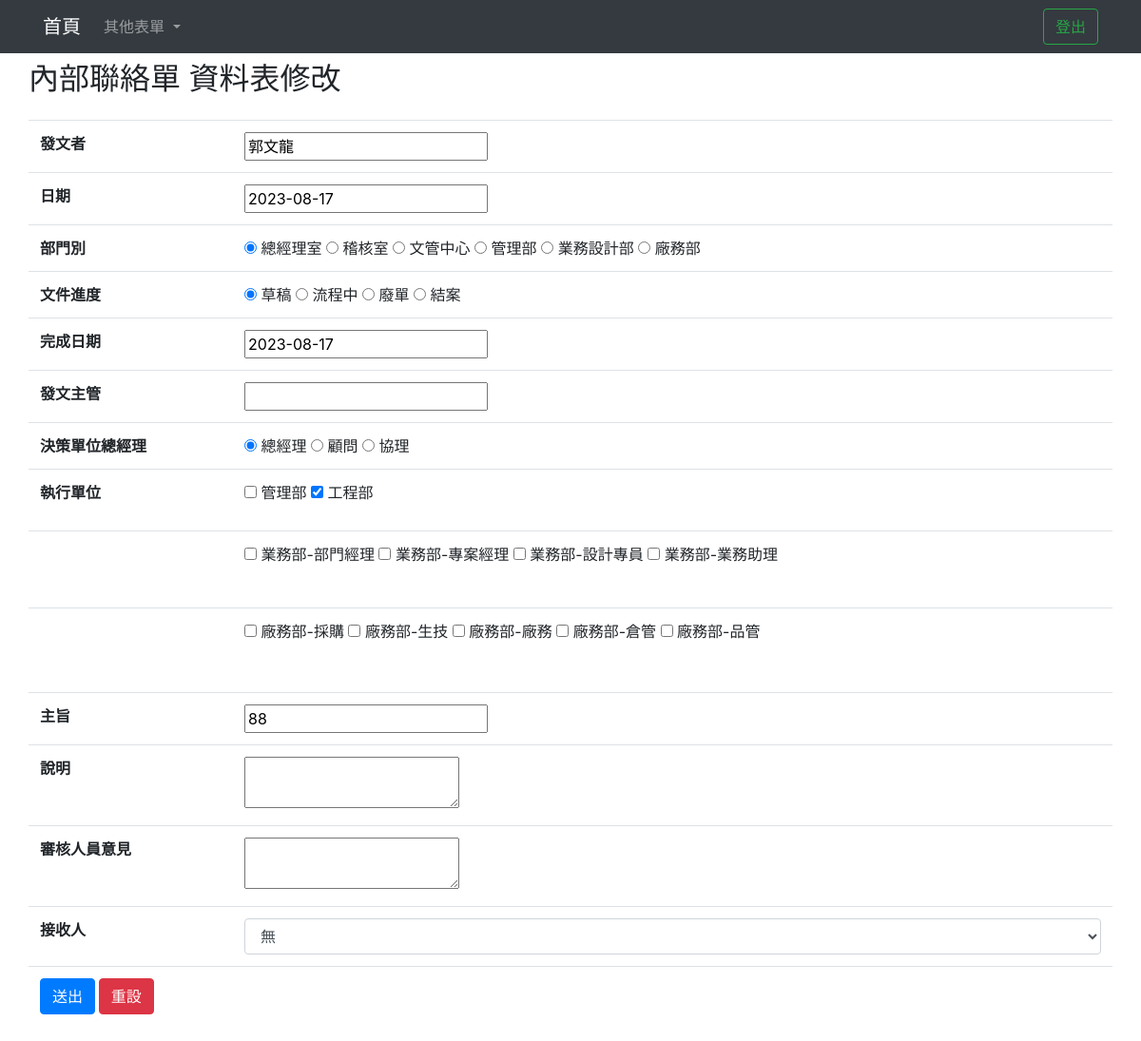
The page /contactEdit/E20230817015/19/load on the database as committed earlier.
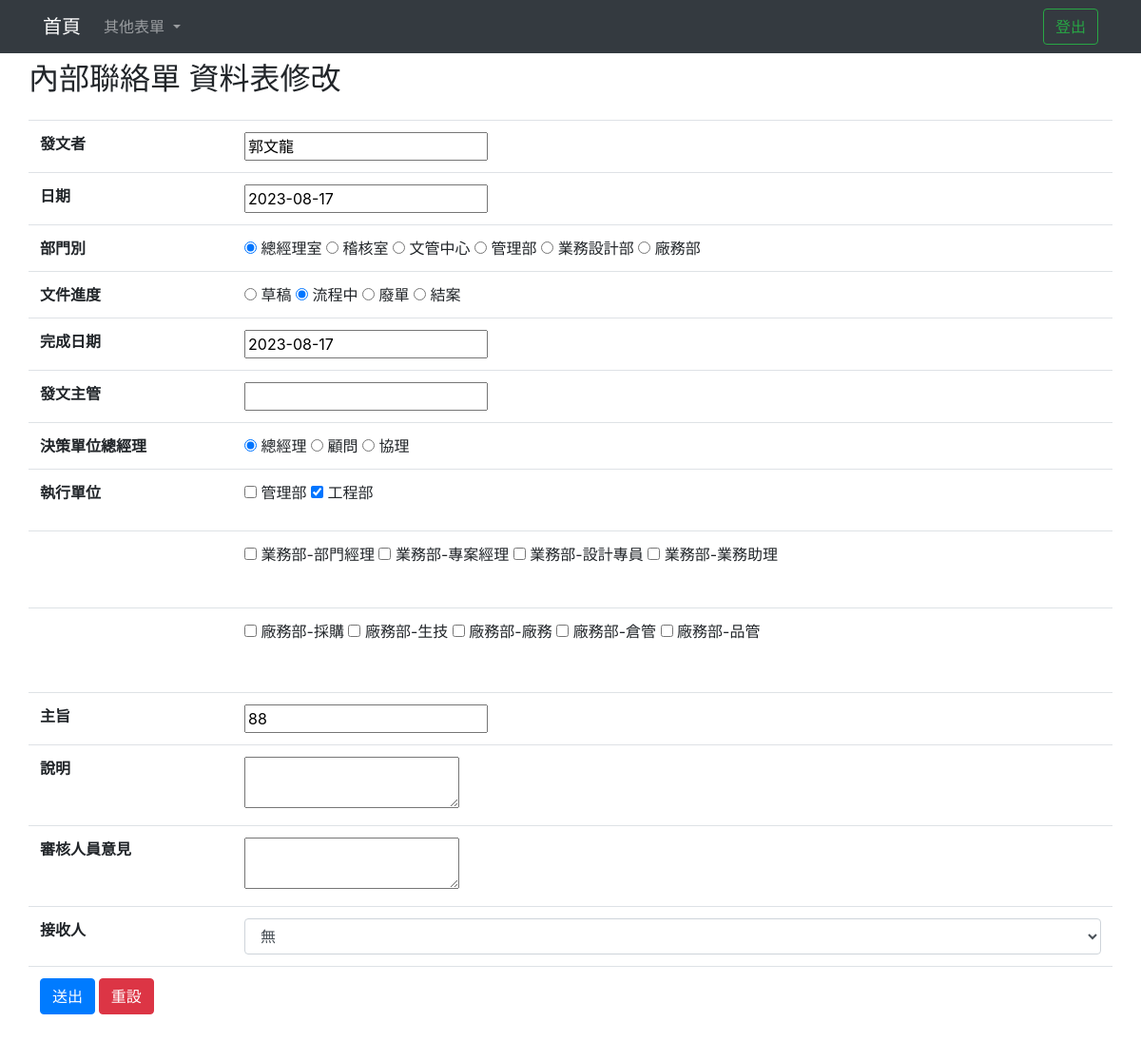
The same page on the database as committed later.
### testapp/views.py (the view, shortened to what this page needs)
# urls.py: path('contactEdit/<str:cNumber>/<int:id>/<str:mode>',contactEdit),
def contactEdit(request,id=None,mode=None,cNumber=None):
    homeform = HomeForm(request.POST)
    if request.user.is_authenticated:
        username=request.user.username
        authenticate=request.user.is_staff
        firstname = request.user.first_name
    unithome = Home.objects.get(cNumber = cNumber)
    if mode == "load":  # 由 index.html 按 編輯二 鈕
        unit = Contact.objects.get(id = id)  #取得要修改的資料記
        strdate=str(unithome.cDate)
        strdate2=strdate.replace("年","-")
        strdate2=strdate.replace("月","-")
        strdate2=strdate.replace("日","-")
        unithome.cDate = strdate2
        strdate1=str(unithome.cEndDate)
        strdate3=strdate1.replace("年","-")
        strdate3=strdate1.replace("月","-")
        strdate3=strdate1.replace("日","-")
        unithome.cEndDate = strdate3
        return render(request, "contactEdit.html", locals())

### testapp/form.py
class HomeForm(forms.Form):
    REC = (("None","無"),("郭文龍","郭文龍"),("侯國興","侯國興"),("郭文河","郭文河"),("高晟琅","高晟琅"),("黃睿堂","黃睿堂"),("鄭任雯","鄭任雯"),("高麗華","高麗華"),("侯宗仁","侯宗仁"),("黃美禎","黃美禎"),("江水木","江水木"),("吳建進","吳建進"),("王韋盛","王韋盛"),("陳佳欣","陳佳欣"),("蔡孟亭","蔡孟亭"),("馮文明","馮文明"),("陳恆瑞","陳恆瑞"),("郭文欽","郭文欽"),("陳春能","陳春能"),("黃春北","黃春北"))
    cNumber = forms.CharField(max_length=50,initial="免填",disabled=True)
    cAuther = forms.CharField(max_length=20,initial="免填",disabled=True)#姓名
    cDepartment = forms.CharField(max_length=50)#單位
    cType = forms.CharField(max_length=10)
    cProgress = forms.CharField(max_length=20)
    cDate = forms.DateField(initial=datetime.now())#日期
    cEndDate = forms.DateField(initial=datetime.now(),required=False)
    cLock = forms.CharField(max_length=5,initial="否")
    cReceive = forms.CharField(max_length=20,required=False,widget=forms.Select(choices=REC))
    cFile = forms.FileField(required=False)

### templates/contactEdit.html (shortened to what the changed rows need)
<!DOCTYPE html>
<html lang="en">
<head>
    <link rel="stylesheet" href="https://cdn.jsdelivr.net/npm/bootstrap@4.6.2/dist/css/bootstrap.min.css">
    {% load static %}
</head>
<body>
    <div class="container">
      <div class="row">
        <h2 class="mt-2">內部聯絡單 資料表修改</h2>
      </div>
    </div>
    <form action="/contactEdit/{{unithome.cNumber}}/{{unit.id}}/save" method="POST" name="form1">
        <div class="container">
            <div class="row">
                <table class="table">
                  {% if unithome.cLock == "否" %}
                    <tr>
                      <th>發文者</th>
                    </tr>
                    <tr>
                      <th>日期</th>
                    </tr>
                    <tr>
                      <th>部門別</th>
                    </tr>
                    <tr>
                      <th>文件進度</th>
                      {% if unithome.cProgress == "草稿" %}
                          <td >
                          <input name="cProgress" type="radio" id="cProgress1" value="草稿" checked="checked" />
                          草稿
                          <input name="cProgress" type="radio" id="cProgress2" value="流程中" />
                          流程中
                          <input name="cProgress" type="radio" id="cProgress3" value="廢單" />
                          廢單
                          <input name="cProgress" type="radio" id="cProgress4" value="結案" />
                          結案
                          </td>
                      {% elif unithome.cProgress == "流程中" %}
                          <td >
                              <input name="cProgress" type="radio" id="cProgress1" value="草稿"  />
                              草稿
                              <input name="cProgress" type="radio" id="cProgress2" value="流程中" checked="checked"/>
                              流程中
                              <input name="cProgress" type="radio" id="cProgress3" value="廢單" />
                              廢單
                              <input name="cProgress" type="radio" id="cProgress4" value="結案" />
                              結案
                          </td>
                      {% endif %}
                    </tr>
                    <tr>
                        <th>完成日期</th>
                    </tr>
                    <tr>
                          <th>發文主管</th>
                      </tr>
                      <tr>
                          <th>決策單位{{unit.cDecisionDep}}</th>
                      </tr>
                      <tr>
                          <th>執行單位</th>
                      </tr>
                      <tr>
                          <th></th>
                      </tr>
                      <tr>
                          <th></th>
                      </tr>
                      <tr>
                          <th>主旨</th>
                      </tr>
                      <tr>
                          <th>說明</th>
                      </tr>
                      <tr>
                          <th>審核人員意見</th>
                      </tr>
                      <tr><th>接收人</th>
                      </tr>
                    {% endif %}
                    <tr>
                        <th colspan="2" align="center">
                        <button type="submit" class="btn btn-primary" value="Submit">送出</button>
                        <input type="reset"  class="btn btn-danger" name="button2" id="button2" value="重設"></th>
                    </tr>
	            </table>
            </div>
        </div>
    </form>
</body>
</html>

Rows that differ between the two databases and show on the page:
changed Home "郭文龍": cProgress "草稿" → "流程中" (drawn)
Other text that changed with them:
form field cProgress: (not shown) → "☐"
form field cProgress: (not shown) → "☑"
form field cProgress: "☑" → (not shown)
form field cProgress: "☐" → (not shown)
